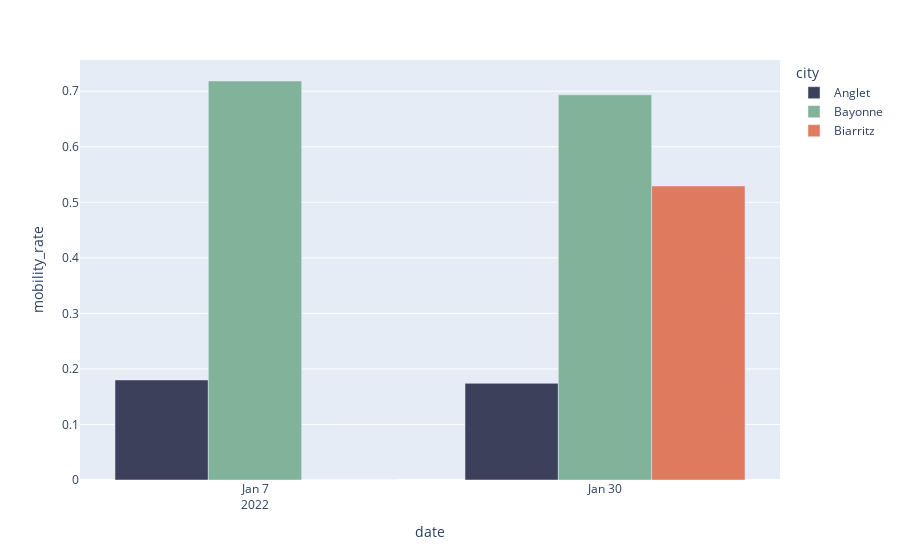

Notebook code cell kept with this figure:
### Code cell
_df = df[df.survey_id.isin(SURVEY_IDS)]
_df['is_mobility'] = _df.license.isin(MOBILITY_LICENSE)
_df_agg = _df.groupby(['survey_id', 'city']).agg(
    date=pd.NamedAgg('survey_date', 'max'),
    nb_rooms=pd.NamedAgg('room_id', 'count'),
    nb_mobility=pd.NamedAgg('is_mobility', 'sum')
    ).reset_index()
_df_agg['mobility_rate'] = 100 * _df_agg.nb_mobility / _df_agg.nb_rooms
px.bar(_df_agg, x='date', y='mobility_rate', color='city', barmode='group', color_discrete_map=COLOR_MAP)

### Figure 1 — Plotly figure (JSON) as saved in the notebook; plotly's stock layout.template omitted (floating-point values rounded to 4 significant figures)
{"data": [{"alignmentgroup": "True", "hovertemplate": "city=Anglet<br>date=%{x}<br>mobility_rate=%{y}<extra></extra>", "legendgroup": "Anglet", "marker": {"color": "#3d405b", "pattern": {"shape": ""}}, "name": "Anglet", "offsetgroup": "Anglet", "orientation": "v", "showlegend": true, "textposition": "auto", "type": "bar", "x": ["2022-01-07T21:13:23.891570", "2022-01-30T17:24:15.243725"], "xaxis": "x", "y": [0.1802, 0.1741], "yaxis": "y"}, {"alignmentgroup": "True", "hovertemplate": "city=Bayonne<br>date=%{x}<br>mobility_rate=%{y}<extra></extra>", "legendgroup": "Bayonne", "marker": {"color": "#81b29a", "pattern": {"shape": ""}}, "name": "Bayonne", "offsetgroup": "Bayonne", "orientation": "v", "showlegend": true, "textposition": "auto", "type": "bar", "x": ["2022-01-07T21:13:23.891570", "2022-01-30T17:24:15.243725"], "xaxis": "x", "y": [0.7184, 0.6935], "yaxis": "y"}, {"alignmentgroup": "True", "hovertemplate": "city=Biarritz<br>date=%{x}<br>mobility_rate=%{y}<extra></extra>", "legendgroup": "Biarritz", "marker": {"color": "#e07a5f", "pattern": {"shape": ""}}, "name": "Biarritz", "offsetgroup": "Biarritz", "orientation": "v", "showlegend": true, "textposition": "auto", "type": "bar", "x": ["2022-01-07T21:13:23.891570", "2022-01-30T17:24:15.243725"], "xaxis": "x", "y": [0, 0.5294], "yaxis": "y"}], "layout": {"barmode": "group", "legend": {"title": {"text": "city"}, "tracegroupgap": 0}, "margin": {"t": 60}, "xaxis": {"anchor": "y", "domain": [0, 1], "title": {"text": "date"}}, "yaxis": {"anchor": "x", "domain": [0, 1], "title": {"text": "mobility_rate"}}}}
